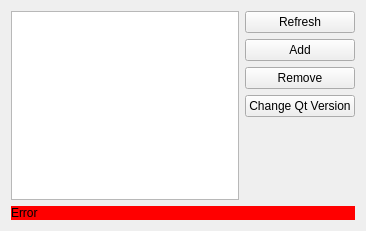
<?xml version="1.0" encoding="UTF-8"?>
<ui version="4.0">
 <class>Qt4ProjectManager::Internal::S60DevicesPreferencePane</class>
 <widget class="QWidget" name="Qt4ProjectManager::Internal::S60DevicesPreferencePane">
  <property name="geometry">
   <rect>
    <x>0</x>
    <y>0</y>
    <width>366</width>
    <height>231</height>
   </rect>
  </property>
  <property name="windowTitle">
   <string>Form</string>
  </property>
  <layout class="QVBoxLayout" name="verticalLayout">
   <item>
    <layout class="QHBoxLayout" name="horizontalLayout">
     <item>
      <widget class="QTreeView" name="list">
       <property name="indentation">
        <number>0</number>
       </property>
       <property name="rootIsDecorated">
        <bool>false</bool>
       </property>
       <property name="uniformRowHeights">
        <bool>true</bool>
       </property>
       <property name="allColumnsShowFocus">
        <bool>true</bool>
       </property>
      </widget>
     </item>
     <item>
      <layout class="QVBoxLayout" name="buttonLayout">
       <item>
        <widget class="QPushButton" name="refreshButton">
         <property name="toolTip">
          <string>Refresh</string>
         </property>
         <property name="text">
          <string>Refresh</string>
         </property>
        </widget>
       </item>
       <item>
        <widget class="QPushButton" name="addButton">
         <property name="toolTip">
          <string>Add</string>
         </property>
         <property name="text">
          <string>Add</string>
         </property>
        </widget>
       </item>
       <item>
        <widget class="QPushButton" name="removeButton">
         <property name="toolTip">
          <string>Remove</string>
         </property>
         <property name="text">
          <string>Remove</string>
         </property>
        </widget>
       </item>
       <item>
        <widget class="QPushButton" name="changeQtButton">
         <property name="toolTip">
          <string>Change Qt version</string>
         </property>
         <property name="text">
          <string>Change Qt Version</string>
         </property>
        </widget>
       </item>
       <item>
        <spacer name="verticalSpacer">
         <property name="orientation">
          <enum>Qt::Vertical</enum>
         </property>
         <property name="sizeHint" stdset="0">
          <size>
           <width>20</width>
           <height>40</height>
          </size>
         </property>
        </spacer>
       </item>
      </layout>
     </item>
    </layout>
   </item>
   <item>
    <widget class="QLabel" name="errorLabel">
     <property name="styleSheet">
      <string notr="true">background-color: red;</string>
     </property>
     <property name="text">
      <string>Error</string>
     </property>
     <property name="wordWrap">
      <bool>true</bool>
     </property>
     <property name="textInteractionFlags">
      <set>Qt::LinksAccessibleByMouse|Qt::TextSelectableByMouse</set>
     </property>
    </widget>
   </item>
  </layout>
 </widget>
 <resources/>
 <connections/>
</ui>
